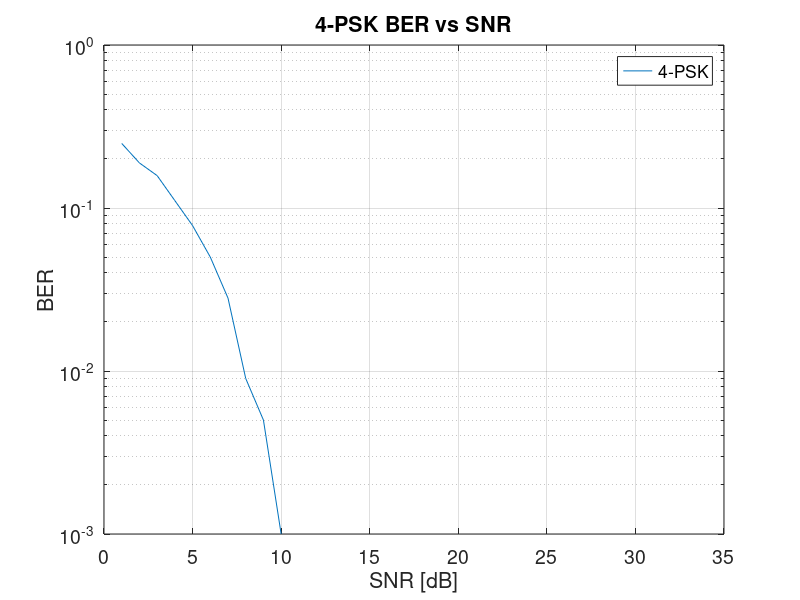
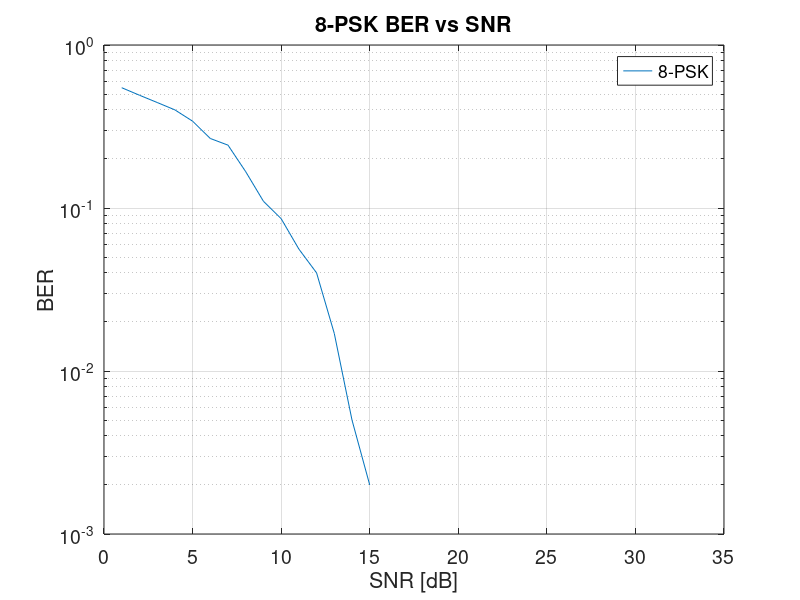
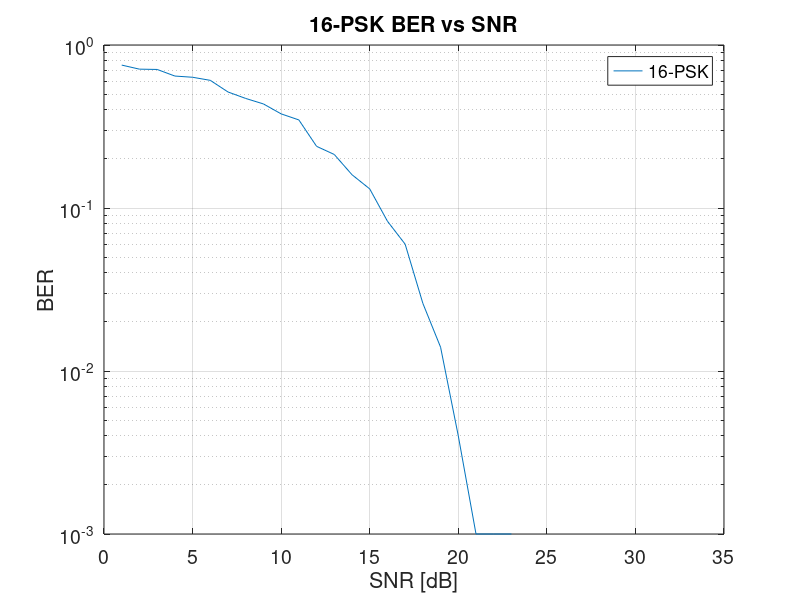
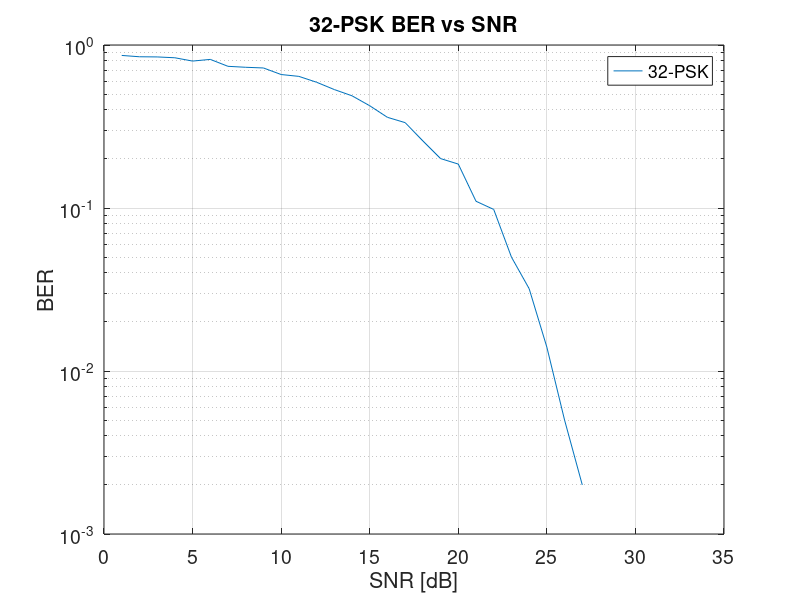

These figures' MATLAB source, in order:
pkg load communications; % Carrega o pacote de comunicações

% Função para realizar a modulação PSK
function symbols = psk_modulate(data, M)
    phase_step = 2 * pi / M;
    phases = (0:M-1) * phase_step;
    symbols = exp(1i * phases(data + 1));
end

% Função para realizar a demodulação PSK
function demodulated_data = psk_demodulate(symbols, M)
    phase_step = 2 * pi / M;
    phases = (0:M-1) * phase_step;
    [~, demodulated_data] = min(abs(symbols(:) - exp(1i * phases)), [], 2);
    demodulated_data = demodulated_data - 1;
end

% Define a quantidade de dados a serem gerados
data_length = 1000;
data = randi([0 1], data_length, 1); % Gera dados aleatórios binários

for M = [4, 8, 16, 32]
    % Modulação PSK
    psk_symbols = psk_modulate(data, M);

    psk_ber = [];

    for snr = 1:34
        snr_linear = 10^(snr / 10);
        noise_variance = 1 / (2 * snr_linear);
        noise = sqrt(noise_variance) * (randn(size(psk_symbols)) + 1i * randn(size(psk_symbols)));

        psk_noisy = psk_symbols + noise;

        % Demodulação PSK
        psk_demodulated = psk_demodulate(psk_noisy, M);

        % Calcula o BER
        errors = sum(psk_demodulated ~= data);
        psk_ber = [psk_ber, errors / data_length];
    end

    % Plotando o gráfico para cada valor de M
    figure;
    semilogy(1:34, psk_ber, 'DisplayName', sprintf('%d-PSK', M));
    xlabel('SNR [dB]');
    ylabel('BER');
    title(sprintf('%d-PSK BER vs SNR', M));
    legend('show');
    grid on;
    set(gca, 'FontSize', 14);
end
